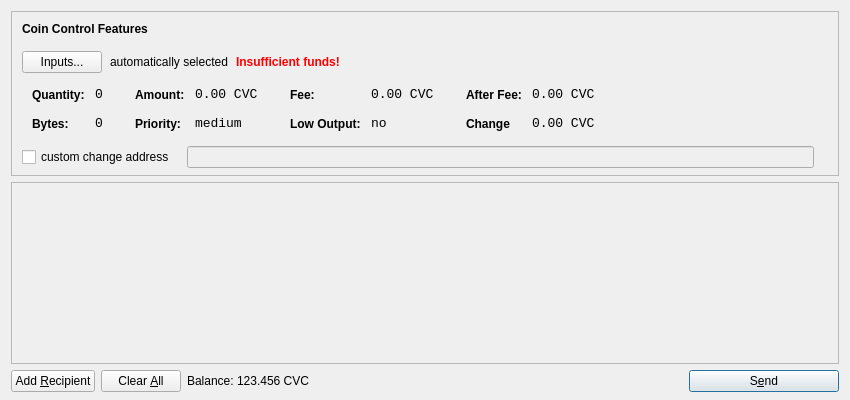
<?xml version="1.0" encoding="UTF-8"?>
<ui version="4.0">
 <class>SendCoinsDialog</class>
 <widget class="QDialog" name="SendCoinsDialog">
  <property name="geometry">
   <rect>
    <x>0</x>
    <y>0</y>
    <width>850</width>
    <height>400</height>
   </rect>
  </property>
  <property name="windowTitle">
   <string>Send Coins</string>
  </property>
  <layout class="QVBoxLayout" name="verticalLayout" stretch="0,1,0">
   <property name="bottomMargin">
    <number>8</number>
   </property>
   <item>
    <widget class="QFrame" name="frameCoinControl">
     <property name="sizePolicy">
      <sizepolicy hsizetype="Expanding" vsizetype="Expanding">
       <horstretch>0</horstretch>
       <verstretch>0</verstretch>
      </sizepolicy>
     </property>
     <property name="maximumSize">
      <size>
       <width>16777215</width>
       <height>16777215</height>
      </size>
     </property>
     <property name="frameShape">
      <enum>QFrame::StyledPanel</enum>
     </property>
     <property name="frameShadow">
      <enum>QFrame::Sunken</enum>
     </property>
     <layout class="QVBoxLayout" name="verticalLayoutCoinControl2">
      <property name="spacing">
       <number>-1</number>
      </property>
      <property name="leftMargin">
       <number>0</number>
      </property>
      <property name="topMargin">
       <number>0</number>
      </property>
      <property name="rightMargin">
       <number>0</number>
      </property>
      <property name="bottomMargin">
       <number>6</number>
      </property>
      <item>
       <layout class="QVBoxLayout" name="verticalLayoutCoinControl" stretch="0,0,0,0,1">
        <property name="spacing">
         <number>0</number>
        </property>
        <property name="leftMargin">
         <number>10</number>
        </property>
        <property name="topMargin">
         <number>10</number>
        </property>
        <item>
         <layout class="QHBoxLayout" name="horizontalLayoutCoinControl1">
          <property name="bottomMargin">
           <number>15</number>
          </property>
          <item>
           <widget class="QLabel" name="labelCoinControlFeatures">
            <property name="sizePolicy">
             <sizepolicy hsizetype="Preferred" vsizetype="Maximum">
              <horstretch>0</horstretch>
              <verstretch>0</verstretch>
             </sizepolicy>
            </property>
            <property name="font">
             <font>
              <weight>75</weight>
              <bold>true</bold>
             </font>
            </property>
            <property name="styleSheet">
             <string notr="true">font-weight:bold;</string>
            </property>
            <property name="text">
             <string>Coin Control Features</string>
            </property>
           </widget>
          </item>
         </layout>
        </item>
        <item>
         <layout class="QHBoxLayout" name="horizontalLayoutCoinControl2" stretch="0,0,0,0">
          <property name="spacing">
           <number>8</number>
          </property>
          <property name="bottomMargin">
           <number>10</number>
          </property>
          <item>
           <widget class="QPushButton" name="pushButtonCoinControl">
            <property name="styleSheet">
             <string notr="true"/>
            </property>
            <property name="text">
             <string>Inputs...</string>
            </property>
           </widget>
          </item>
          <item>
           <widget class="QLabel" name="labelCoinControlAutomaticallySelected">
            <property name="text">
             <string>automatically selected</string>
            </property>
            <property name="margin">
             <number>5</number>
            </property>
           </widget>
          </item>
          <item>
           <widget class="QLabel" name="labelCoinControlInsuffFunds">
            <property name="font">
             <font>
              <weight>75</weight>
              <bold>true</bold>
             </font>
            </property>
            <property name="styleSheet">
             <string notr="true">color:red;font-weight:bold;</string>
            </property>
            <property name="text">
             <string>Insufficient funds!</string>
            </property>
            <property name="margin">
             <number>5</number>
            </property>
           </widget>
          </item>
          <item>
           <spacer name="horizontalSpacerCoinControl">
            <property name="orientation">
             <enum>Qt::Horizontal</enum>
            </property>
            <property name="sizeHint" stdset="0">
             <size>
              <width>40</width>
              <height>1</height>
             </size>
            </property>
           </spacer>
          </item>
         </layout>
        </item>
        <item>
         <widget class="QWidget" name="widgetCoinControl" native="true">
          <property name="sizePolicy">
           <sizepolicy hsizetype="Preferred" vsizetype="Preferred">
            <horstretch>0</horstretch>
            <verstretch>0</verstretch>
           </sizepolicy>
          </property>
          <property name="minimumSize">
           <size>
            <width>0</width>
            <height>0</height>
           </size>
          </property>
          <property name="styleSheet">
           <string notr="true"/>
          </property>
          <layout class="QHBoxLayout" name="horizontalLayoutCoinControl5">
           <property name="margin">
            <number>0</number>
           </property>
           <item>
            <layout class="QHBoxLayout" name="horizontalLayoutCoinControl3" stretch="0,0,0,1">
             <property name="spacing">
              <number>20</number>
             </property>
             <property name="topMargin">
              <number>0</number>
             </property>
             <property name="bottomMargin">
              <number>10</number>
             </property>
             <item>
              <layout class="QFormLayout" name="formLayoutCoinControl1">
               <property name="horizontalSpacing">
                <number>10</number>
               </property>
               <property name="verticalSpacing">
                <number>14</number>
               </property>
               <property name="leftMargin">
                <number>10</number>
               </property>
               <property name="topMargin">
                <number>4</number>
               </property>
               <property name="rightMargin">
                <number>6</number>
               </property>
               <item row="0" column="0">
                <widget class="QLabel" name="labelCoinControlQuantityText">
                 <property name="styleSheet">
                  <string notr="true">font-weight:bold;</string>
                 </property>
                 <property name="text">
                  <string>Quantity:</string>
                 </property>
                 <property name="margin">
                  <number>0</number>
                 </property>
                </widget>
               </item>
               <item row="0" column="1">
                <widget class="QLabel" name="labelCoinControlQuantity">
                 <property name="font">
                  <font>
                   <family>Monospace</family>
                   <pointsize>10</pointsize>
                  </font>
                 </property>
                 <property name="cursor">
                  <cursorShape>IBeamCursor</cursorShape>
                 </property>
                 <property name="contextMenuPolicy">
                  <enum>Qt::ActionsContextMenu</enum>
                 </property>
                 <property name="text">
                  <string>0</string>
                 </property>
                 <property name="margin">
                  <number>0</number>
                 </property>
                 <property name="textInteractionFlags">
                  <set>Qt::LinksAccessibleByMouse|Qt::TextSelectableByKeyboard|Qt::TextSelectableByMouse</set>
                 </property>
                </widget>
               </item>
               <item row="1" column="0">
                <widget class="QLabel" name="labelCoinControlBytesText">
                 <property name="styleSheet">
                  <string notr="true">font-weight:bold;</string>
                 </property>
                 <property name="text">
                  <string>Bytes:</string>
                 </property>
                </widget>
               </item>
               <item row="1" column="1">
                <widget class="QLabel" name="labelCoinControlBytes">
                 <property name="font">
                  <font>
                   <family>Monospace</family>
                   <pointsize>10</pointsize>
                  </font>
                 </property>
                 <property name="cursor">
                  <cursorShape>IBeamCursor</cursorShape>
                 </property>
                 <property name="contextMenuPolicy">
                  <enum>Qt::ActionsContextMenu</enum>
                 </property>
                 <property name="text">
                  <string>0</string>
                 </property>
                 <property name="textInteractionFlags">
                  <set>Qt::LinksAccessibleByMouse|Qt::TextSelectableByKeyboard|Qt::TextSelectableByMouse</set>
                 </property>
                </widget>
               </item>
              </layout>
             </item>
             <item>
              <layout class="QFormLayout" name="formLayoutCoinControl2">
               <property name="horizontalSpacing">
                <number>10</number>
               </property>
               <property name="verticalSpacing">
                <number>14</number>
               </property>
               <property name="leftMargin">
                <number>6</number>
               </property>
               <property name="topMargin">
                <number>4</number>
               </property>
               <property name="rightMargin">
                <number>6</number>
               </property>
               <item row="0" column="0">
                <widget class="QLabel" name="labelCoinControlAmountText">
                 <property name="styleSheet">
                  <string notr="true">font-weight:bold;</string>
                 </property>
                 <property name="text">
                  <string>Amount:</string>
                 </property>
                 <property name="margin">
                  <number>0</number>
                 </property>
                </widget>
               </item>
               <item row="0" column="1">
                <widget class="QLabel" name="labelCoinControlAmount">
                 <property name="font">
                  <font>
                   <family>Monospace</family>
                   <pointsize>10</pointsize>
                  </font>
                 </property>
                 <property name="cursor">
                  <cursorShape>IBeamCursor</cursorShape>
                 </property>
                 <property name="contextMenuPolicy">
                  <enum>Qt::ActionsContextMenu</enum>
                 </property>
                 <property name="text">
                  <string>0.00 CVC</string>
                 </property>
                 <property name="textInteractionFlags">
                  <set>Qt::LinksAccessibleByMouse|Qt::TextSelectableByKeyboard|Qt::TextSelectableByMouse</set>
                 </property>
                </widget>
               </item>
               <item row="1" column="0">
                <widget class="QLabel" name="labelCoinControlPriorityText">
                 <property name="styleSheet">
                  <string notr="true">font-weight:bold;</string>
                 </property>
                 <property name="text">
                  <string>Priority:</string>
                 </property>
                </widget>
               </item>
               <item row="1" column="1">
                <widget class="QLabel" name="labelCoinControlPriority">
                 <property name="font">
                  <font>
                   <family>Monospace</family>
                   <pointsize>10</pointsize>
                  </font>
                 </property>
                 <property name="cursor">
                  <cursorShape>IBeamCursor</cursorShape>
                 </property>
                 <property name="contextMenuPolicy">
                  <enum>Qt::ActionsContextMenu</enum>
                 </property>
                 <property name="text">
                  <string>medium</string>
                 </property>
                 <property name="textInteractionFlags">
                  <set>Qt::LinksAccessibleByMouse|Qt::TextSelectableByKeyboard|Qt::TextSelectableByMouse</set>
                 </property>
                </widget>
               </item>
              </layout>
             </item>
             <item>
              <layout class="QFormLayout" name="formLayoutCoinControl3">
               <property name="horizontalSpacing">
                <number>10</number>
               </property>
               <property name="verticalSpacing">
                <number>14</number>
               </property>
               <property name="leftMargin">
                <number>6</number>
               </property>
               <property name="topMargin">
                <number>4</number>
               </property>
               <property name="rightMargin">
                <number>6</number>
               </property>
               <item row="0" column="0">
                <widget class="QLabel" name="labelCoinControlFeeText">
                 <property name="styleSheet">
                  <string notr="true">font-weight:bold;</string>
                 </property>
                 <property name="text">
                  <string>Fee:</string>
                 </property>
                 <property name="margin">
                  <number>0</number>
                 </property>
                </widget>
               </item>
               <item row="0" column="1">
                <widget class="QLabel" name="labelCoinControlFee">
                 <property name="font">
                  <font>
                   <family>Monospace</family>
                   <pointsize>10</pointsize>
                  </font>
                 </property>
                 <property name="cursor">
                  <cursorShape>IBeamCursor</cursorShape>
                 </property>
                 <property name="contextMenuPolicy">
                  <enum>Qt::ActionsContextMenu</enum>
                 </property>
                 <property name="text">
                  <string>0.00 CVC</string>
                 </property>
                 <property name="textInteractionFlags">
                  <set>Qt::LinksAccessibleByMouse|Qt::TextSelectableByKeyboard|Qt::TextSelectableByMouse</set>
                 </property>
                </widget>
               </item>
               <item row="1" column="0">
                <widget class="QLabel" name="labelCoinControlLowOutputText">
                 <property name="styleSheet">
                  <string notr="true">font-weight:bold;</string>
                 </property>
                 <property name="text">
                  <string>Low Output:</string>
                 </property>
                </widget>
               </item>
               <item row="1" column="1">
                <widget class="QLabel" name="labelCoinControlLowOutput">
                 <property name="font">
                  <font>
                   <family>Monospace</family>
                   <pointsize>10</pointsize>
                  </font>
                 </property>
                 <property name="cursor">
                  <cursorShape>IBeamCursor</cursorShape>
                 </property>
                 <property name="contextMenuPolicy">
                  <enum>Qt::ActionsContextMenu</enum>
                 </property>
                 <property name="text">
                  <string>no</string>
                 </property>
                 <property name="textInteractionFlags">
                  <set>Qt::LinksAccessibleByMouse|Qt::TextSelectableByKeyboard|Qt::TextSelectableByMouse</set>
                 </property>
                </widget>
               </item>
              </layout>
             </item>
             <item>
              <layout class="QFormLayout" name="formLayoutCoinControl4">
               <property name="horizontalSpacing">
                <number>10</number>
               </property>
               <property name="verticalSpacing">
                <number>14</number>
               </property>
               <property name="leftMargin">
                <number>6</number>
               </property>
               <property name="topMargin">
                <number>4</number>
               </property>
               <property name="rightMargin">
                <number>6</number>
               </property>
               <item row="0" column="0">
                <widget class="QLabel" name="labelCoinControlAfterFeeText">
                 <property name="styleSheet">
                  <string notr="true">font-weight:bold;</string>
                 </property>
                 <property name="text">
                  <string>After Fee:</string>
                 </property>
                 <property name="margin">
                  <number>0</number>
                 </property>
                </widget>
               </item>
               <item row="0" column="1">
                <widget class="QLabel" name="labelCoinControlAfterFee">
                 <property name="font">
                  <font>
                   <family>Monospace</family>
                   <pointsize>10</pointsize>
                  </font>
                 </property>
                 <property name="cursor">
                  <cursorShape>IBeamCursor</cursorShape>
                 </property>
                 <property name="contextMenuPolicy">
                  <enum>Qt::ActionsContextMenu</enum>
                 </property>
                 <property name="text">
                  <string>0.00 CVC</string>
                 </property>
                 <property name="textInteractionFlags">
                  <set>Qt::LinksAccessibleByMouse|Qt::TextSelectableByKeyboard|Qt::TextSelectableByMouse</set>
                 </property>
                </widget>
               </item>
               <item row="1" column="0">
                <widget class="QLabel" name="labelCoinControlChangeText">
                 <property name="styleSheet">
                  <string notr="true">font-weight:bold;</string>
                 </property>
                 <property name="text">
                  <string>Change</string>
                 </property>
                </widget>
               </item>
               <item row="1" column="1">
                <widget class="QLabel" name="labelCoinControlChange">
                 <property name="font">
                  <font>
                   <family>Monospace</family>
                   <pointsize>10</pointsize>
                  </font>
                 </property>
                 <property name="cursor">
                  <cursorShape>IBeamCursor</cursorShape>
                 </property>
                 <property name="contextMenuPolicy">
                  <enum>Qt::ActionsContextMenu</enum>
                 </property>
                 <property name="text">
                  <string>0.00 CVC</string>
                 </property>
                 <property name="textInteractionFlags">
                  <set>Qt::LinksAccessibleByMouse|Qt::TextSelectableByKeyboard|Qt::TextSelectableByMouse</set>
                 </property>
                </widget>
               </item>
              </layout>
             </item>
            </layout>
           </item>
          </layout>
         </widget>
        </item>
        <item>
         <layout class="QHBoxLayout" name="horizontalLayoutCoinControl4" stretch="0,0,0">
          <property name="spacing">
           <number>12</number>
          </property>
          <property name="sizeConstraint">
           <enum>QLayout::SetDefaultConstraint</enum>
          </property>
          <property name="topMargin">
           <number>5</number>
          </property>
          <property name="rightMargin">
           <number>5</number>
          </property>
          <item>
           <widget class="QCheckBox" name="checkBoxCoinControlChange">
            <property name="text">
             <string>custom change address</string>
            </property>
           </widget>
          </item>
          <item>
           <widget class="QLineEdit" name="lineEditCoinControlChange">
            <property name="enabled">
             <bool>false</bool>
            </property>
            <property name="sizePolicy">
             <sizepolicy hsizetype="Expanding" vsizetype="Fixed">
              <horstretch>0</horstretch>
              <verstretch>0</verstretch>
             </sizepolicy>
            </property>
           </widget>
          </item>
          <item>
           <widget class="QLabel" name="labelCoinControlChangeLabel">
            <property name="sizePolicy">
             <sizepolicy hsizetype="Preferred" vsizetype="Expanding">
              <horstretch>0</horstretch>
              <verstretch>0</verstretch>
             </sizepolicy>
            </property>
            <property name="minimumSize">
             <size>
              <width>0</width>
              <height>0</height>
             </size>
            </property>
            <property name="text">
             <string/>
            </property>
            <property name="margin">
             <number>3</number>
            </property>
           </widget>
          </item>
         </layout>
        </item>
        <item>
         <spacer name="verticalSpacerCoinControl">
          <property name="orientation">
           <enum>Qt::Vertical</enum>
          </property>
          <property name="sizeHint" stdset="0">
           <size>
            <width>800</width>
            <height>1</height>
           </size>
          </property>
         </spacer>
        </item>
       </layout>
      </item>
     </layout>
    </widget>
   </item>
   <item>
    <widget class="QScrollArea" name="scrollArea">
     <property name="widgetResizable">
      <bool>true</bool>
     </property>
     <widget class="QWidget" name="scrollAreaWidgetContents">
      <property name="geometry">
       <rect>
        <x>0</x>
        <y>0</y>
        <width>830</width>
        <height>165</height>
       </rect>
      </property>
      <layout class="QVBoxLayout" name="verticalLayout_2">
       <property name="margin">
        <number>0</number>
       </property>
       <item>
        <layout class="QVBoxLayout" name="entries">
         <property name="spacing">
          <number>6</number>
         </property>
        </layout>
       </item>
       <item>
        <spacer name="verticalSpacer">
         <property name="orientation">
          <enum>Qt::Vertical</enum>
         </property>
         <property name="sizeHint" stdset="0">
          <size>
           <width>20</width>
           <height>40</height>
          </size>
         </property>
        </spacer>
       </item>
      </layout>
     </widget>
    </widget>
   </item>
   <item>
    <layout class="QHBoxLayout" name="horizontalLayout">
     <item>
      <widget class="QPushButton" name="addButton">
       <property name="toolTip">
        <string>Send to multiple recipients at once</string>
       </property>
       <property name="text">
        <string>Add &amp;Recipient</string>
       </property>
       <property name="icon">
        <iconset resource="../bitcoin.qrc">
         <normaloff>:/icons/add</normaloff>:/icons/add</iconset>
       </property>
       <property name="autoDefault">
        <bool>false</bool>
       </property>
      </widget>
     </item>
     <item>
      <widget class="QPushButton" name="clearButton">
       <property name="sizePolicy">
        <sizepolicy hsizetype="Minimum" vsizetype="Fixed">
         <horstretch>0</horstretch>
         <verstretch>0</verstretch>
        </sizepolicy>
       </property>
       <property name="toolTip">
        <string>Remove all transaction fields</string>
       </property>
       <property name="text">
        <string>Clear &amp;All</string>
       </property>
       <property name="icon">
        <iconset resource="../bitcoin.qrc">
         <normaloff>:/icons/remove</normaloff>:/icons/remove</iconset>
       </property>
       <property name="autoRepeatDelay">
        <number>300</number>
       </property>
       <property name="autoDefault">
        <bool>false</bool>
       </property>
      </widget>
     </item>
     <item>
      <layout class="QHBoxLayout" name="horizontalLayout_2">
       <property name="spacing">
        <number>3</number>
       </property>
       <item>
        <widget class="QLabel" name="label">
         <property name="sizePolicy">
          <sizepolicy hsizetype="Preferred" vsizetype="Fixed">
           <horstretch>0</horstretch>
           <verstretch>0</verstretch>
          </sizepolicy>
         </property>
         <property name="text">
          <string>Balance:</string>
         </property>
        </widget>
       </item>
       <item>
        <widget class="QLabel" name="labelBalance">
         <property name="sizePolicy">
          <sizepolicy hsizetype="Preferred" vsizetype="Fixed">
           <horstretch>0</horstretch>
           <verstretch>0</verstretch>
          </sizepolicy>
         </property>
         <property name="cursor">
          <cursorShape>IBeamCursor</cursorShape>
         </property>
         <property name="text">
          <string>123.456 CVC</string>
         </property>
         <property name="textInteractionFlags">
          <set>Qt::LinksAccessibleByMouse|Qt::TextSelectableByKeyboard|Qt::TextSelectableByMouse</set>
         </property>
        </widget>
       </item>
      </layout>
     </item>
     <item>
      <spacer name="horizontalSpacer">
       <property name="orientation">
        <enum>Qt::Horizontal</enum>
       </property>
       <property name="sizeHint" stdset="0">
        <size>
         <width>40</width>
         <height>20</height>
        </size>
       </property>
      </spacer>
     </item>
     <item>
      <widget class="QPushButton" name="sendButton">
       <property name="minimumSize">
        <size>
         <width>150</width>
         <height>0</height>
        </size>
       </property>
       <property name="toolTip">
        <string>Confirm the send action</string>
       </property>
       <property name="text">
        <string>S&amp;end</string>
       </property>
       <property name="icon">
        <iconset resource="../bitcoin.qrc">
         <normaloff>:/icons/send</normaloff>:/icons/send</iconset>
       </property>
       <property name="default">
        <bool>true</bool>
       </property>
      </widget>
     </item>
    </layout>
   </item>
  </layout>
 </widget>
 <resources>
  <include location="../bitcoin.qrc"/>
 </resources>
 <connections/>
</ui>
